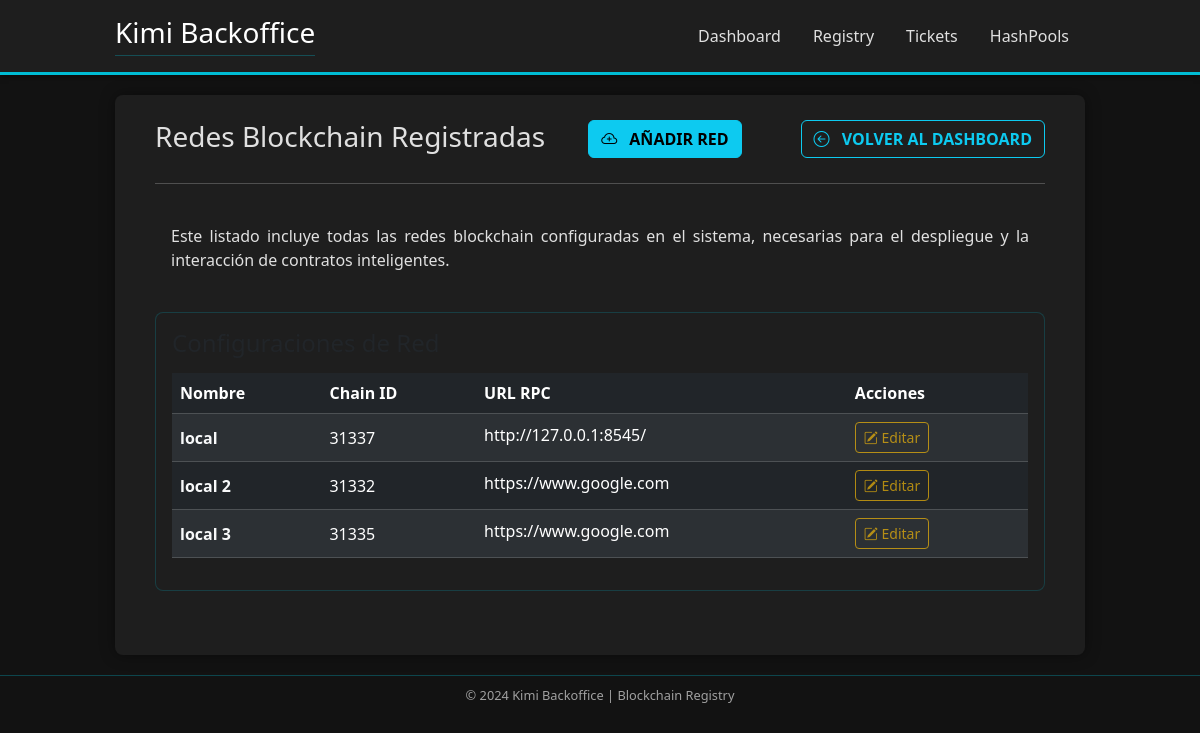
/contractRegistry/network/list/, run on an earlier commit of the app's database.
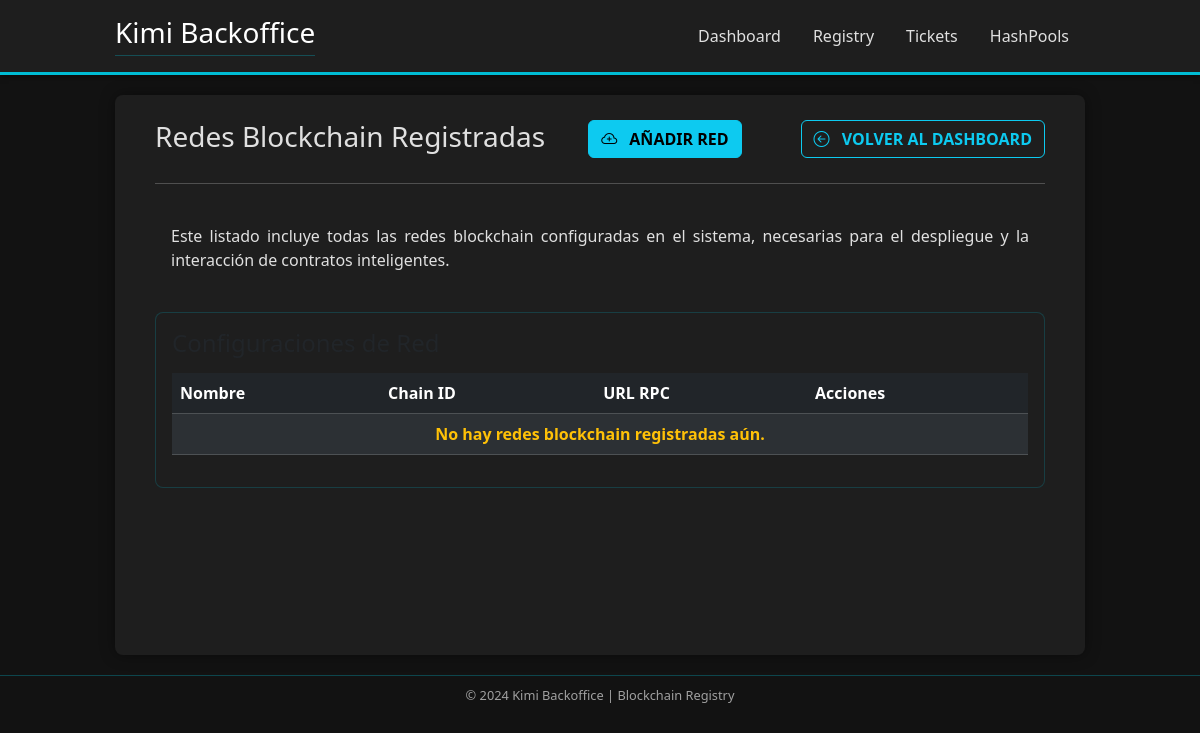
And on a later commit of the database.
### contractRegistry/models.py (models this page shows, shortened)
class Network(models.Model):
    name = models.CharField(max_length=100, unique=True)
    rpc_url = models.URLField()
    chain_id = models.PositiveIntegerField(unique=True)

### contractRegistry/views.py (the view)
# urls.py: path('network/list/', views.networkList, name='network_list'),
def networkList(request):
    all_networks = Network.objects.all()
    context = {
        'networks': all_networks
    }
    return render(request, 'contractRegistry/network_list.html', context)

### templates/contractRegistry/network_list.html (shortened to what this page needs)
{% extends "base.html" %}
{% load static %}
{% block content %}
<div class="centered-container mx-auto dashboard-content">
    <div class="d-flex justify-content-between align-items-center mb-4 border-0">
      <h2 class="h3 text-accent mb-0" style="border-bottom: none !important;">Redes Blockchain Registradas</h2>
      <a href="{% url 'contractRegistry:register_network' %}" class="btn btn-info fw-bold text-uppercase me-3"><i class="bi bi-cloud-plus me-2"></i> Añadir Red</a>
      <a href="{% url 'contractRegistry:index' %}" class="btn btn-outline-info fw-bold text-uppercase"><i class="bi bi-arrow-left-circle me-2"></i> Volver al Dashboard</a>
    </div>
    <hr class="text-accent mt-0 mb-4" />
    <div class="mb-4 welcome-card p-3 d-flex justify-content-between align-items-start">
      <div style="text-align: justify;">
        <p class="mb-0 text-text-dim">
          Este listado incluye todas las redes blockchain configuradas en el sistema, necesarias para el despliegue y la interacción de contratos inteligentes.
        </p>
      </div>
    </div>
    <div class="card status-card-table p-3">
        <h4 class="text-text-light mb-3">Configuraciones de Red</h4>
        <table class="table table-dark table-striped table-hover">
            <thead>
                <tr>
                    <th scope="col" class="text-accent">Nombre</th>
                    <th scope="col" class="text-accent">Chain ID</th>
                    <th scope="col" class="text-accent">URL RPC</th>
                    <th scope="col" class="text-accent">Acciones</th>
                </tr>
            </thead>
            <tbody>
                {% for network in networks %}
                    <tr class="text-text-dim align-middle">
                        <td class="fw-bold text-light">{{ network.name }}</td>
                        <td>{{ network.chain_id }}</td>
                        <td>
                            <span class="d-inline-block text-truncate" style="max-width: 250px;">{{ network.rpc_url }}</span>
                        </td>
                        <td>
                            <button class="btn btn-sm btn-outline-warning me-2" disabled>
                                <i class="bi bi-pencil-square"></i> Editar
                            </button>
                        </td>
                    </tr>
                {% empty %}
                    <tr class="text-center">
                        <td colspan="4" class="text-warning fw-bold">No hay redes blockchain registradas aún.</td>
                    </tr>
                {% endfor %}
            </tbody>
        </table>
    </div>
</div>
{% endblock %}

What changed in the data, as far as the page shows it:
removed Network: name "local", chain_id "31337", rpc_url "http://127.0.0.1:8545/"
removed Network: name "local 2", chain_id "31332", rpc_url "https://www.google.com"
removed Network: name "local 3", chain_id "31335", rpc_url "https://www.google.com"
Also different on the page:
text now shown: "No hay redes blockchain registradas aún."
